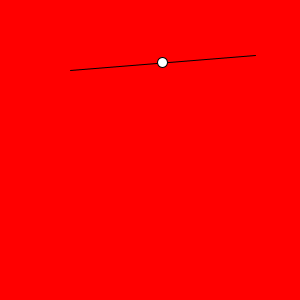
Frame 1 (no input)
Frame 60 (the mouse pressed at the canvas centre just before this capture): identical to frame 1, image omitted
Frame 120 (the mouse held since frame 60 and released just before this capture): identical to frame 1, image omitted

The Processing sketch that drew this single still picture (run headless with seeded random() and noise(); from frame 60 on, the mouse is pressed at the canvas centre):

// Processing sketch: LineAndBall_003
// ── LineAndBall_003.pde
float xh = 70;
float yh = 70;
float xo = 255;
float yo = 55;
float xf = (xh + xo)/2;
float yf = (yh + yo)/2;

void setup() {
  size(300, 300);
}

void draw() {
  background(255, 0, 0);
  line(xh, yh, xo, yo);
  ellipse(xf, yf, 10, 10);
}
